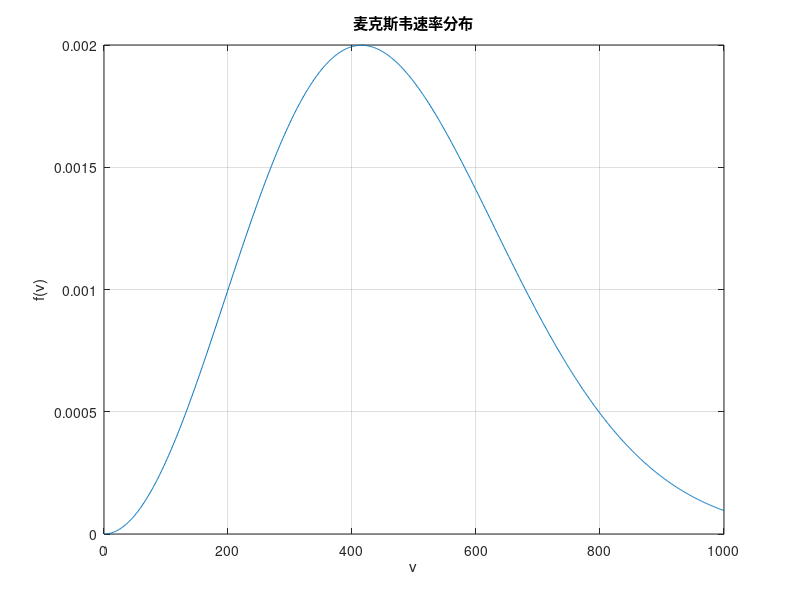

Write the MATLAB code that produced this figure.
m=4.8e-26;
k=1.38e-23;
T=300;
v=linspace(0,1000,1000);
fv=(m/(2*pi*k*T))^(3/2)*4*pi*v.^2.*exp(-m.*v.^2/(2*k*T));

figure;
plot(v,fv);
xlabel("v");
ylabel("f(v)");
title("麦克斯韦速率分布");
grid on;
